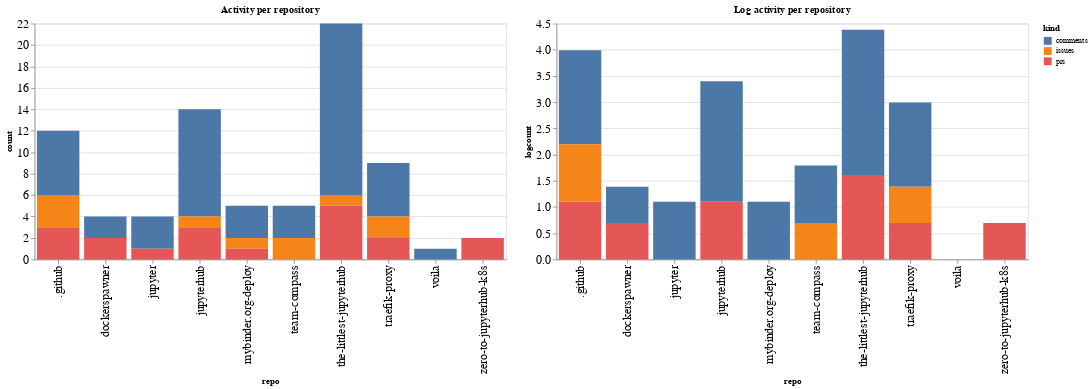

The code cell stored with this chart in its notebook:
### Code cell
ch1 = alt.Chart(repo_summaries, width=600, title="Activity per repository").mark_bar().encode(
    x='repo',
    y='count',
    color='kind',
    tooltip="kind"
)

ch2 = alt.Chart(repo_summaries, width=600, title="Log activity per repository").mark_bar().encode(
    x='repo',
    y='logcount',
    color='kind',
    tooltip="kind"
)

ch1 | ch2

### Figure 1 — Vega-Lite specification as saved in the notebook (floating-point values rounded to 4 significant figures)
{"config": {"axisLeft": {"labelFontSize": 15}, "axisBottom": {"labelFontSize": 15}}, "hconcat": [{"mark": "bar", "encoding": {"color": {"type": "nominal", "field": "kind"}, "tooltip": {"type": "nominal", "field": "kind"}, "x": {"type": "nominal", "field": "repo"}, "y": {"type": "quantitative", "field": "count"}}, "title": "Activity per repository", "width": 600}, {"mark": "bar", "encoding": {"color": {"type": "nominal", "field": "kind"}, "tooltip": {"type": "nominal", "field": "kind"}, "x": {"type": "nominal", "field": "repo"}, "y": {"type": "quantitative", "field": "logcount"}}, "title": "Log activity per repository", "width": 600}], "data": {"name": "data-3aa2b009de5a9b247776a260b60eda16"}, "$schema": "https://vega.github.io/schema/vega-lite/v4.8.1.json", "datasets": {"data-3aa2b009de5a9b247776a260b60eda16": [{"repo": ".github", "kind": "comments", "count": 6, "logcount": 1.792}, {"repo": ".github", "kind": "issues", "count": 3, "logcount": 1.099}, {"repo": ".github", "kind": "prs", "count": 3, "logcount": 1.099}, {"repo": "dockerspawner", "kind": "comments", "count": 2, "logcount": 0.6931}, {"repo": "dockerspawner", "kind": "prs", "count": 2, "logcount": 0.6931}, {"repo": "jupyter", "kind": "comments", "count": 3, "logcount": 1.099}, {"repo": "jupyter", "kind": "prs", "count": 1, "logcount": 0.0}, {"repo": "jupyterhub", "kind": "comments", "count": 10, "logcount": 2.303}, {"repo": "jupyterhub", "kind": "issues", "count": 1, "logcount": 0.0}, {"repo": "jupyterhub", "kind": "prs", "count": 3, "logcount": 1.099}, {"repo": "mybinder.org-deploy", "kind": "comments", "count": 3, "logcount": 1.099}, {"repo": "mybinder.org-deploy", "kind": "issues", "count": 1, "logcount": 0.0}, {"repo": "mybinder.org-deploy", "kind": "prs", "count": 1, "logcount": 0.0}, {"repo": "team-compass", "kind": "comments", "count": 3, "logcount": 1.099}, {"repo": "team-compass", "kind": "issues", "count": 2, "logcount": 0.6931}, {"repo": "the-littlest-jupyterhub", "kind": "comments", "count": 16, "logcount": 2.773}, {"repo": "the-littlest-jupyterhub", "kind": "issues", "count": 1, "logcount": 0.0}, {"repo": "the-littlest-jupyterhub", "kind": "prs", "count": 5, "logcount": 1.609}, {"repo": "traefik-proxy", "kind": "comments", "count": 5, "logcount": 1.609}, {"repo": "traefik-proxy", "kind": "issues", "count": 2, "logcount": 0.6931}, {"repo": "traefik-proxy", "kind": "prs", "count": 2, "logcount": 0.6931}, {"repo": "voila", "kind": "comments", "count": 1, "logcount": 0.0}, {"repo": "zero-to-jupyterhub-k8s", "kind": "prs", "count": 2, "logcount": 0.6931}]}}
